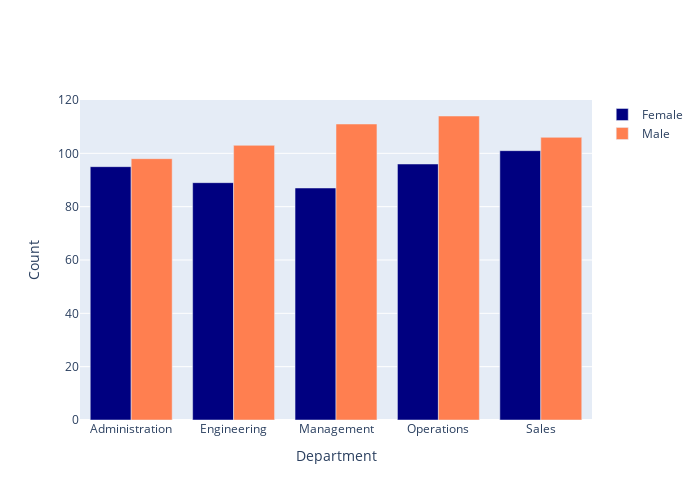

Here is the notebook cell this chart was saved with:
### Code cell
# Distribution of Gender by Department
dept_distr = df.pivot_table(index='Dept', columns='Gender', values='BasePay', aggfunc='count')

# Create the pivot table
dept_distr = df.pivot_table(index='Dept', columns='Gender', values='BasePay', aggfunc='count').reset_index()

# Define colors for each gender
colors = {'Female': 'navy', 'Male': 'coral'}

# Initialize a figure
fig = go.Figure()

# Add traces for each gender
for gender in dept_distr.columns[1:]:  # Assuming first column is 'Dept' and others are genders
    fig.add_trace(go.Bar(
        x=dept_distr['Dept'],
        y=dept_distr[gender],
        name=gender,
        marker_color=colors[gender]
    ))

# Update the layout
fig.update_layout(
    barmode='group',
    xaxis_title="Department",
    yaxis_title="Count",
    width=700,
    height=500
)

fig.show()

### Figure 1 — Plotly figure (JSON) as saved in the notebook; plotly's stock layout.template omitted (floating-point values rounded to 4 significant figures)
{"data": [{"marker": {"color": "navy"}, "name": "Female", "type": "bar", "x": ["Administration", "Engineering", "Management", "Operations", "Sales"], "y": [95, 89, 87, 96, 101]}, {"marker": {"color": "coral"}, "name": "Male", "type": "bar", "x": ["Administration", "Engineering", "Management", "Operations", "Sales"], "y": [98, 103, 111, 114, 106]}], "layout": {"barmode": "group", "height": 500, "width": 700, "xaxis": {"title": {"text": "Department"}}, "yaxis": {"title": {"text": "Count"}}}}
